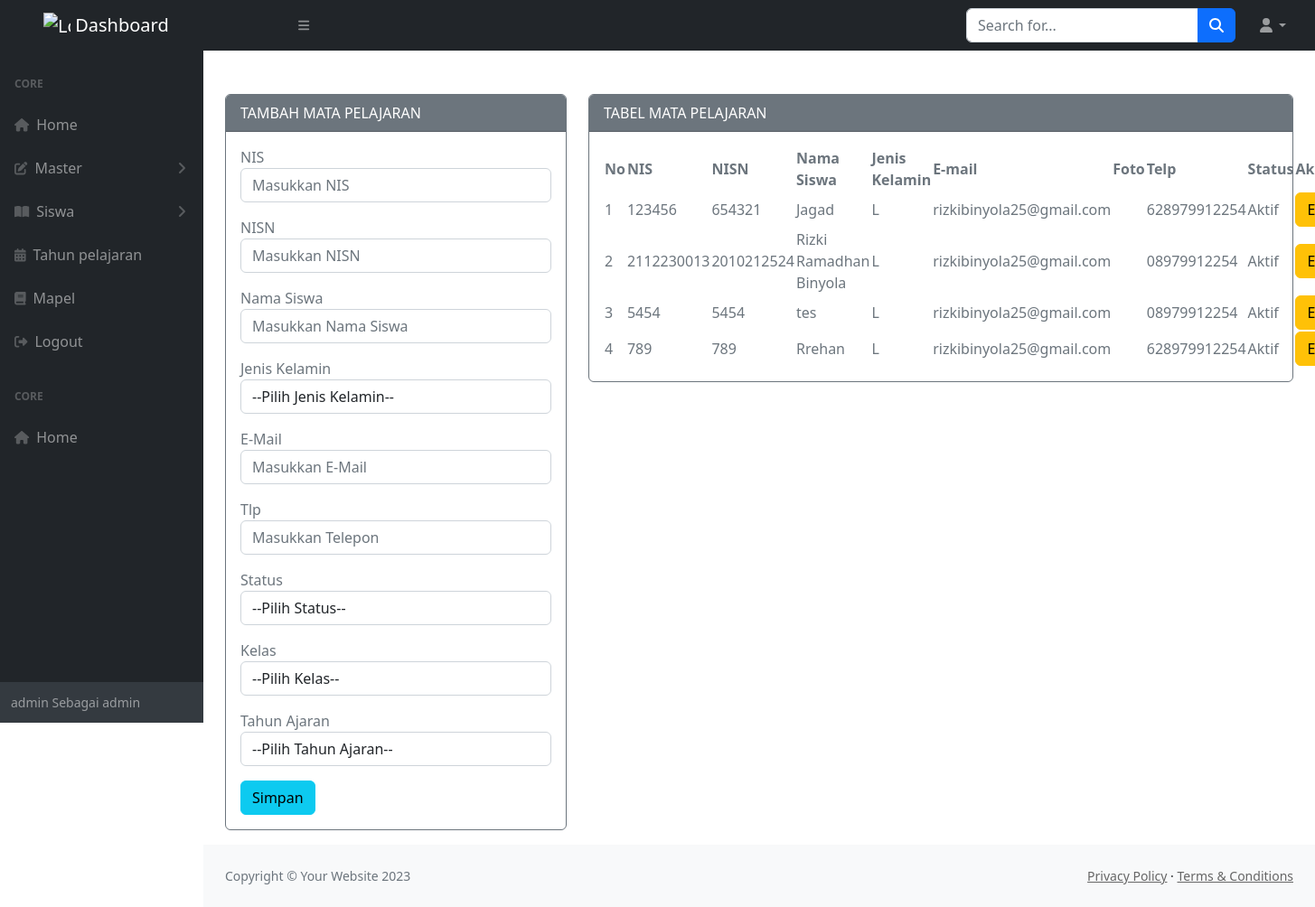
Before: /admin/media.php?module=siswa (signed in) with the older database file.
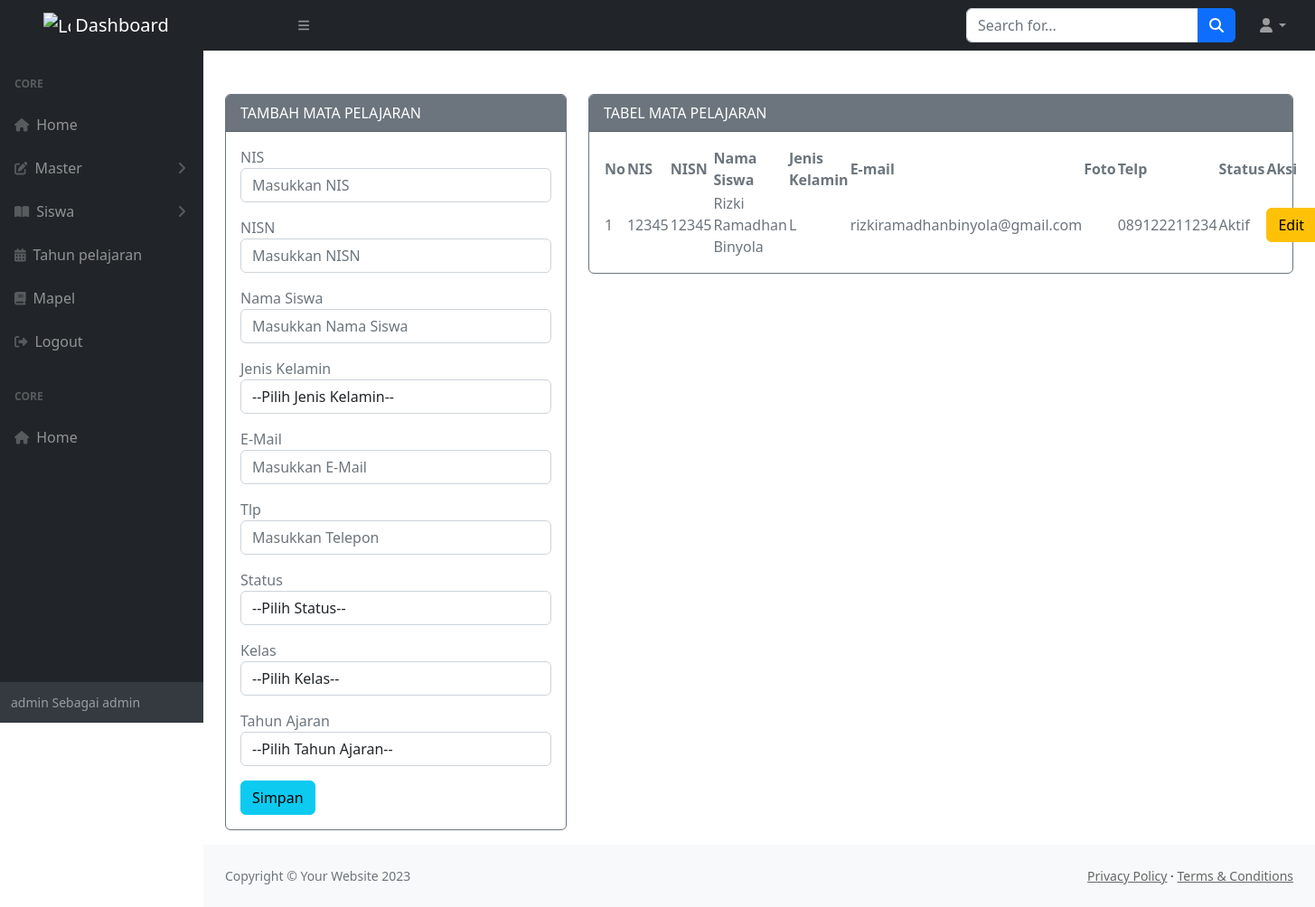
After: the same page with the newer database file.
### tables this page shows
CREATE TABLE `siswa` (
  `nis` varchar(10) NOT NULL,
  `nisn` varchar(10) NOT NULL DEFAULT '-',
  `nama` varchar(100) NOT NULL,
  `kelamin` varchar(10) NOT NULL,
  `email` varchar(50) NOT NULL DEFAULT '-',
  `foto` varchar(100) NOT NULL DEFAULT 'default.jpg',
  `telp` varchar(20) NOT NULL DEFAULT '-',
  `status` varchar(10) NOT NULL DEFAULT 'Aktif'
);

### admin/modul/mod_siswa/siswa_v.php (the view, shortened to what this page needs)
<?php
include "../koneksi/koneksi.php";
if (empty($_SESSION['username']) and empty($_SESSION['passuser']) and $_SESSION['login'] == 0) {
  echo "<script>alert('Kembalilah Kejalan yg benar!!!'); window.location = '../../index.php';</script>";
} else {
?>
  <?php
  $update = (isset($_GET['action']) and $_GET['action'] == 'update') ? true : false;
  ?>
  <div class="container mt-5">
    <div class="content-wrapper">
      <div class="container">
        <div class="row">
          <div class="col-md-4 col-sm-4 col-xs-12">
            <div class="card border-secondary mb-3">
              <div class="card-header text-bg-<?= ($update) ? "success" : "secondary" ?>">
                <?= ($update) ? "EDIT" : "TAMBAH" ?> MATA PELAJARAN
              </div>
              <div class="card-body text-secondary">
                <form action="<?= $_SERVER['REQUEST_URI'] ?>" method="POST" enctype="multipart/form-data">
                  <div class="form-group mb-3">
                    <label>NIS</label>
                    <input class="form-control" placeholder="Masukkan NIS" name="nis" type="text" <?= (!$update) ?: 'value="' . $row["nis"] . '"' ?> />
                  </div>
                  <div class="form-group mb-3">
                    <label>NISN</label>
                    <input class="form-control" placeholder="Masukkan NISN" name="nisn" type="text" <?= (!$update) ?: 'value="' . $row["nisn"] . '"' ?> />
                  </div>
                  <div class="form-group mb-3">
                    <label>Nama Siswa </label>
                    <input class="form-control" placeholder="Masukkan Nama Siswa" name="nama" type="text" <?= (!$update) ?: 'value="' . $row["nama"] . '"' ?> />
                  </div>
                  <div class="form-group mb-3">
                    <label>Jenis Kelamin</label>
                    <select class="form-control" name="kelamin">
                      <option>--Pilih Jenis Kelamin--</option>
                    </select>
                  </div>
                  <div class="form-group mb-3">
                    <label>E-Mail</label>
                    <input class="form-control" placeholder="Masukkan E-Mail" name="email" type="text" <?= (!$update) ?: 'value="' . $row["email"] . '"' ?> />
                  </div>
                  <div class="form-group mb-3">
                    <label>Tlp</label>
                    <input class="form-control" placeholder="Masukkan Telepon" name="telp" type="text" <?= (!$update) ?: 'value="' . $row["telp"] . '"' ?> />
                  </div>
                  <div class="form-group mb-3">
                    <label>Status </label>
                    <select class="form-control" name="status">
                      <option>--Pilih Status--</option>
                    </select>
                  </div>
                  <div class="form-group mb-3">
                    <label>Kelas</label>
                    <select class="form-control" name="kd_kelas">
                      <option>--Pilih Kelas--</option>
                    </select>
                  </div>
                  <div class="form-group mb-3">
                    <label>Tahun Ajaran</label>
                    <select class="form-control" name="kd_tajar">
                      <option>--Pilih Tahun Ajaran--</option>
                    </select>
                  </div>
                  <button type="submit" class="btn btn-<?= ($update) ? "warning" : "info" ?> btn-block">Simpan</button>
                </form>
              </div>
            </div>
          </div>
          <div class="col-md-8 col-sm-8 col-xs-12">
            <div class="card border-secondary mb-3">
              <div class="card-header text-bg-secondary">
                TABEL MATA PELAJARAN
              </div>
              <div class="card-body text-secondary">
                <table id="datatablesSimple">
                  <thead>
                    <tr>
                      <th>No</th>
                      <th>NIS</th>
                      <th>NISN</th>
                      <th>Nama Siswa</th>
                      <th>Jenis Kelamin</th>
                      <th>E-mail</th>
                      <th>Foto</th>
                      <th>Telp</th>
                      <th>Status</th>
                      <th>Aksi</th>
                    </tr>
                  </thead>
                  <tbody>
                    <tr>
                      <?php $no = 1; ?>
                      <?php if ($query = $connect->query("SELECT * FROM siswa")) : ?>
                        <?php while ($row = $query->fetch_assoc()) : ?>
                          <td><?= $no++; ?></td>
                          <td><?= $row['nis'] ?></td>
                          <td><?= $row['nisn'] ?></td>
                          <td><?= $row['nama'] ?></td>
                          <td><?= $row['kelamin'] ?></td>
                          <td><?= $row['email'] ?></td>
                          <td><?= $row['foto'] ?></td>
                          <td><?= $row['telp'] ?></td>
                          <td><?= $row['status'] ?></td>
                          <td class="hidden-print">
                            <div class="btn-group">
                              <a href="?module=siswa&action=update&key=<?= $row['nis'] ?>" class="btn btn-warning btn-xs">Edit</a>
                            </div>
                          </td>
                    </tr>
                  <?php endwhile ?>
                <?php endif ?>
                  </tbody>
                </table>
              </div>
            </div>
          </div>
        </div>
      </div>
    </div>
  </div>
<?php } ?>

### admin/media.php (shortened to what this page needs)
<?php
if (empty($_SESSION['username']) || empty($_SESSION['level'])) {
    echo "<script>alert('Kembalilah Kejalan yg benar!!!'); window.location = 'index.php';</script>";
} else {
    ?>
<!DOCTYPE html>
<html lang="en">
    <head>
        <link href="https://cdn.jsdelivr.net/npm/simple-datatables@7.1.2/dist/style.min.css" rel="stylesheet" />
        <link href="assets/css/styles.css" rel="stylesheet" />
    </head>
    <body class="sb-nav-fixed">
        <?php include 'navbar.php'; ?>
            <div id="layoutSidenav_content">
                <main>
                    <?php
                        include 'content.php';
                    ?>
                </main>
            <?php include 'footer.php'; ?>
            </div>
        </div>
    </body>
</html>
<?php } ?>

### admin/navbar.php (shortened to what this page needs)
<nav class="sb-topnav navbar navbar-expand navbar-dark bg-dark">
    <a class="navbar-brand mx-5" href="#">
        <img src="https://upload.wikimedia.org/wikipedia/commons/3/31/Logo-smkterataiputihglobal.png" alt="Logo" width="30" height="24" class="d-inline-block align-text-top">
        Dashboard
    </a>
    <button class="btn btn-link btn-sm order-1 order-lg-0 me-4 me-lg-0" id="sidebarToggle" href="#!"><i class="fas fa-bars"></i></button>
    <form class="d-none d-md-inline-block form-inline ms-auto me-0 me-md-3 my-2 my-md-0">
        <div class="input-group">
            <input class="form-control" type="text" placeholder="Search for..." aria-label="Search for..." aria-describedby="btnNavbarSearch" />
            <button class="btn btn-primary" id="btnNavbarSearch" type="button"><i class="fas fa-search"></i></button>
        </div>
    </form>
    <ul class="navbar-nav ms-auto ms-md-0 me-3 me-lg-4">
        <li class="nav-item dropdown">
            <a class="nav-link dropdown-toggle" id="navbarDropdown" href="#" role="button" data-bs-toggle="dropdown" aria-expanded="false"><i class="fas fa-user fa-fw"></i></a>
        </li>
    </ul>
</nav>
<div id="layoutSidenav">
    <div id="layoutSidenav_nav">
        <nav class="sb-sidenav accordion sb-sidenav-dark" id="sidenavAccordion">
            <div class="sb-sidenav-menu">
                <div class="nav">
                    <?php
                    switch ($_SESSION['level']) {
                        case 'admin':
                    ?>
                            <div class="sb-sidenav-menu-heading">Core</div>
                            <a class="nav-link <?php if ($_GET['module'] == 'homeadm') {
                                                    echo "open";
                                                } ?>" href="media.php?module=homeadm">
                                <div class="sb-nav-link-icon"><i class="fa-solid fa-house"></i></div>
                                Home
                            </a>
                            <a class="nav-link collapsed" href="#" data-bs-toggle="collapse" data-bs-target="#collapseLayouts" aria-expanded="false" aria-controls="collapseLayouts">
                                <div class="sb-nav-link-icon"><i class="fa-solid fa-pen-to-square"></i></div>
                                Master
                                <div class="sb-sidenav-collapse-arrow"><i class="fas fa-angle-down"></i></div>
                            </a>
                            <a class="nav-link collapsed" href="#" data-bs-toggle="collapse" data-bs-target="#collapsePages" aria-expanded="false" aria-controls="collapsePages">
                                <div class="sb-nav-link-icon"><i class="fas fa-book-open"></i></div>
                                Siswa
                                <div class="sb-sidenav-collapse-arrow"><i class="fas fa-angle-down"></i></div>
                            </a>
                            <a class="nav-link <?php if ($_GET['module'] == 'tahun') {
                                                    echo "open";
                                                } ?>" href="media.php?module=tahun">
                                <div class="sb-nav-link-icon"><i class="fa-solid fa-calendar-days"></i></div>
                                Tahun pelajaran
                            </a>
                            <a class="nav-link <?php if ($_GET['module'] == 'mapel') {
                                                    echo "open";
                                                } ?>" href="media.php?module=mapel">
                                <div class="sb-nav-link-icon"><i class="fa-solid fa-book"></i></div>
                                Mapel
                            </a>
                            <?php
                            if ($_SESSION['level'] == 'guru') {
                            ?>
                                <a class="nav-link" href="../logout.php" onclick="return confirm('Pastikan Anda Sudah Mengisi Jurnal Harian!! ');">
                                    <div class="sb-nav-link-icon"><i class="fa-solid fa-right-from-bracket"></i></div>
                                    Logout
                                </a>
                            <?php
                            } else {
                            ?>
                                <a class="nav-link" href="../logout.php">
                                    <div class="sb-nav-link-icon"><i class="fa-solid fa-right-from-bracket"></i></div>
                                    Logout
                                </a>
                            <?php
                            }
                            ?>
                        <?php
                        case 'guru':
                        ?>
                            <div class="sb-sidenav-menu-heading">Core</div>
                            <a class="nav-link <?php if ($_GET['module'] == 'home') {
                                                    echo "open";
                                                } ?>" href="media.php?module=home">
                                <div class="sb-nav-link-icon"><i class="fa-solid fa-house"></i></div>
                                Home
                            </a>
                            <?php
                            break;
                            ?>
                    <?php
                    }
                    ?>
                </div>
            </div>
            <div class="sb-sidenav-footer">
                <div class="small"><?= $_SESSION['username']; ?> Sebagai <?= $_SESSION['level'] ?></div>
            </div>
        </nav>
    </div>

### admin/content.php (shortened to what this page needs)
<?php
if (empty($_SESSION['username']) AND empty($_SESSION['level']) AND $_SESSION['login']==0){
  echo "<script>alert('Kembalilah Kejalan yg benar!!!'); window.location = 'index.php';</script>";
}
else{
  ?>
  <?php
  $modul=$_GET['module'];
  switch ($_SESSION['level']) {
    case 'admin':
    switch ($modul) {
      case 'siswa':
      include "modul/mod_siswa/siswa_v.php";
      break;
    }
    break;
  }
}
?>

### admin/footer.php
<footer class="py-4 bg-light mt-auto">
                    <div class="container-fluid px-4">
                        <div class="d-flex align-items-center justify-content-between small">
                            <div class="text-muted">Copyright &copy; Your Website 2023</div>
                            <div>
                                <a href="#">Privacy Policy</a>
                                &middot;
                                <a href="#">Terms &amp; Conditions</a>
                            </div>
                        </div>
                    </div>
                </footer>

### admin/modul/mod_siswa/siswa_v.php (style rules this page uses)
a { color: #666; }

Changed rows visible on the page:
removed siswa: nis "123456", nisn "654321", nama "Jagad", kelamin "L", email "rizkibinyola25@gmail.com", telp "628979912254", status "Aktif"
removed siswa: nis "2112230013", nisn "2010212524", nama "Rizki Ramadhan Binyola", kelamin "L", email "rizkibinyola25@gmail.com", telp "08979912254", status "Aktif"
removed siswa: nis "5454", nisn "5454", nama "tes", kelamin "L", email "rizkibinyola25@gmail.com", telp "08979912254", status "Aktif"
removed siswa: nis "789", nisn "789", nama "Rrehan", kelamin "L", email "rizkibinyola25@gmail.com", telp "628979912254", status "Aktif"
added siswa: nis "12345", nisn "12345", nama "Rizki Ramadhan Binyola", kelamin "L", email "rizkiramadhanbinyola@gmail.com", telp "089122211234", status "Aktif"
